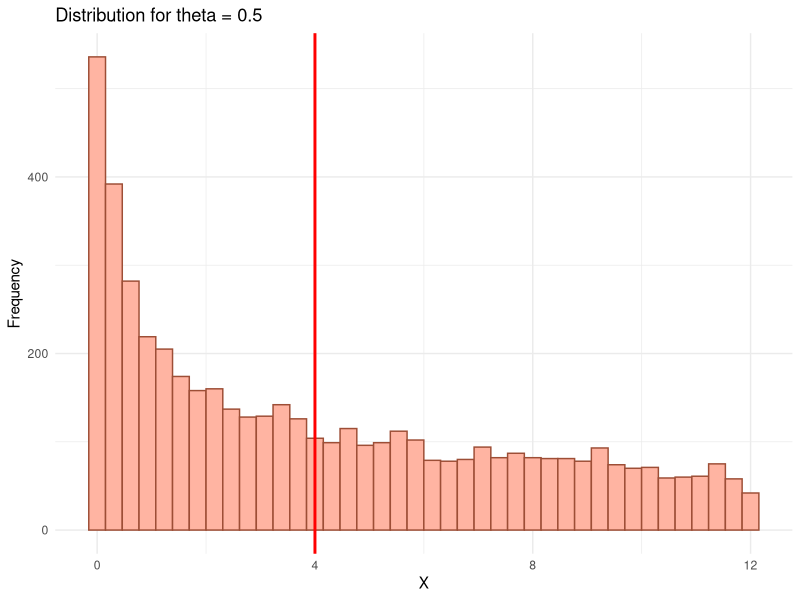
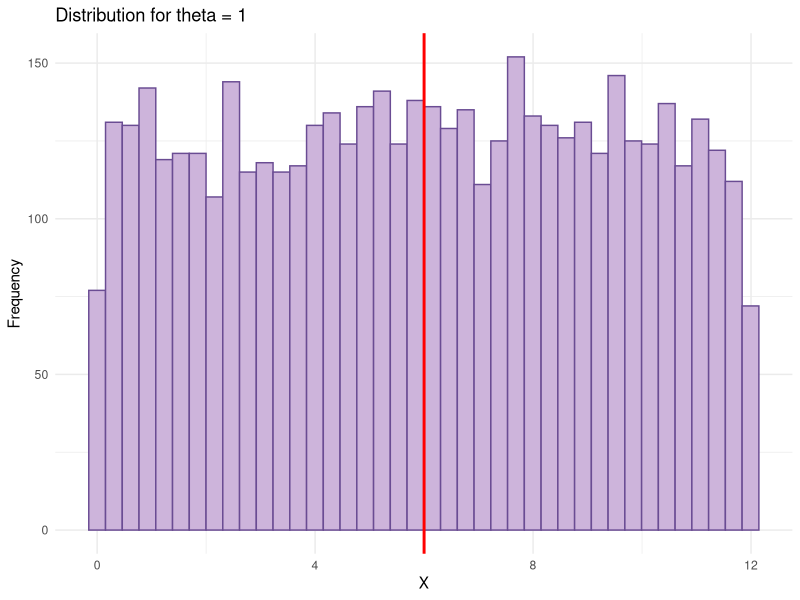
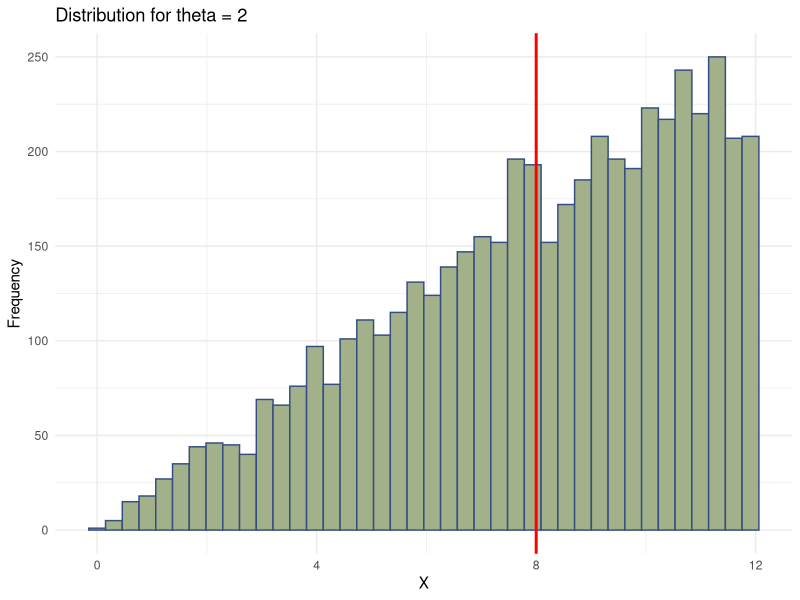
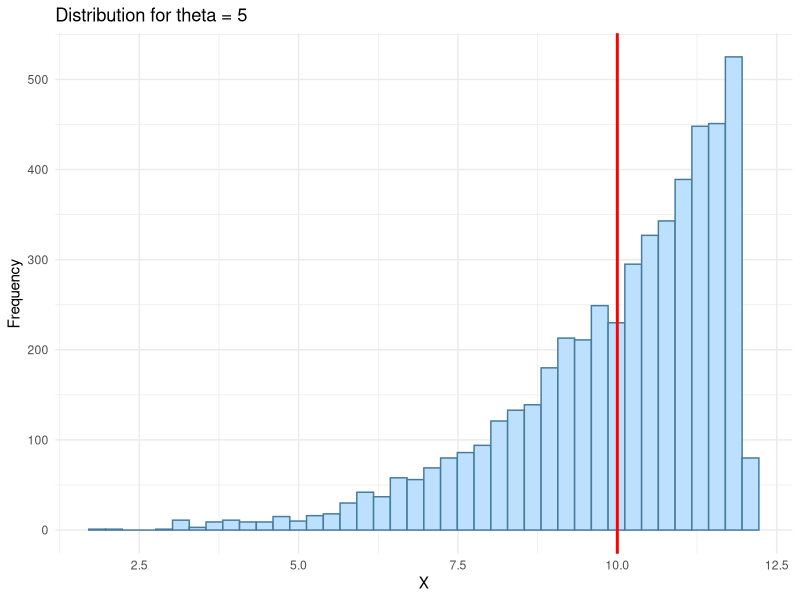
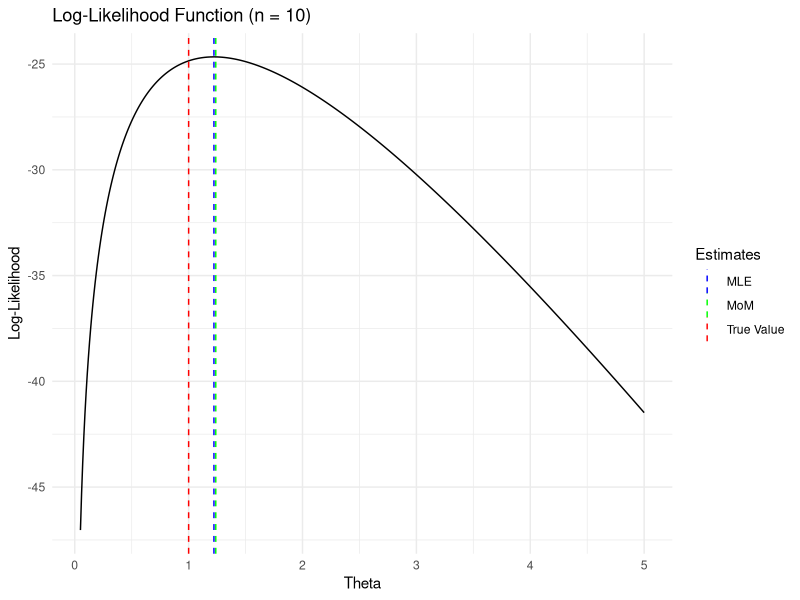
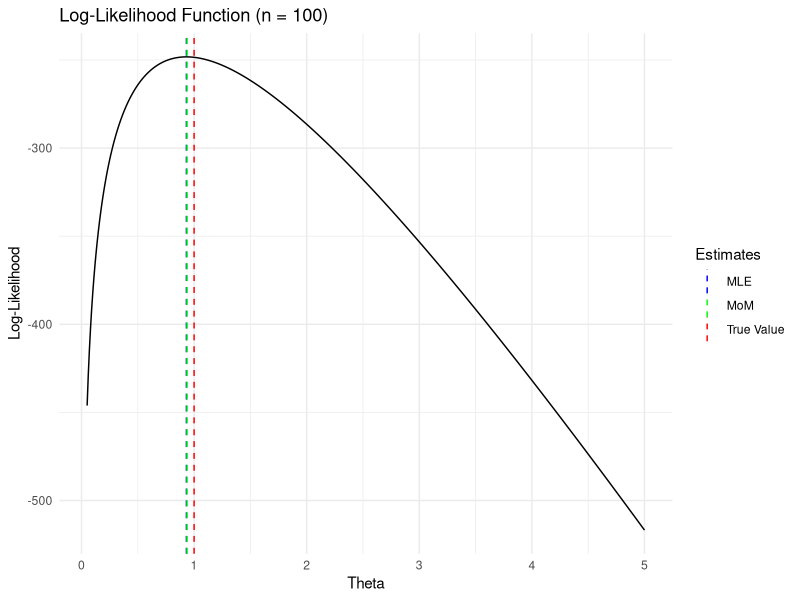
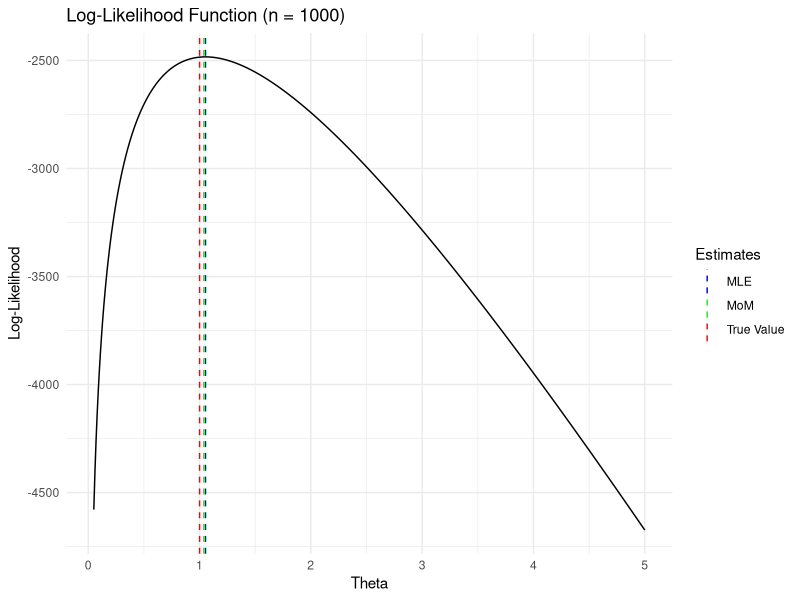

Recreate these plots in R, in order.
#Question 3.1
set.seed(48703186)
xmax <- sample(2:15, size = 1)
xmax

#Question 3.3
theta <- c(0.5, 1, 2, 5)
n <-  5000
samples <- list()
for( j in 1:length(theta)){
  U <- runif(n)
  x <- 12 * U^(1/theta[j]) #applying inverse cdf
  samples[[j]] <-  x
}
install.packages("ggplot2")
library(ggplot2)
expected_values <- 12*theta/ (theta+1)
expected_values

#histogram for theta = 0.5
ggplot(data.frame(x = samples[[1]]), aes(x = x)) +
  geom_histogram(bins = 40, fill = "#FFB4A2", color = "#9D4E36") +
  geom_vline(xintercept = 12*0.5/(0.5+1),
             color = "red", linewidth = 1) +
  labs(title = "Distribution for theta = 0.5",
       x = "X", y = "Frequency") +
  theme_minimal()
#the distribution is dense near 0 and decreases towards 12. It is right skewed.  

#histogram for theta = 1
ggplot(data.frame(x = samples[[2]]), aes(x = x)) +
  geom_histogram(bins = 40, fill = "#CDB4DB", color = "#6A4C93") +
  geom_vline(xintercept = 12*1/(1+1),
             color = "red", linewidth = 1) +
  labs(title = "Distribution for theta = 1",
       x = "X", y = "Frequency") +
  theme_minimal()
#the distribution is uniform throughout. The values are equal likely in the interval [0,12].

#histogram for theta = 2
ggplot(data.frame(x = samples[[3]]), aes(x = x)) +
  geom_histogram(bins = 40, fill = "#A3B18A", color = "#344E81") +
  geom_vline(xintercept = 12*2/(2+1),
             color = "red", linewidth = 1) +
  labs(title = "Distribution for theta = 2",
       x = "X", y = "Frequency") +
  theme_minimal()
#The distribution increases towards 12, with more observations near 12. Left Skewed.

#histogram for theta = 5
ggplot(data.frame(x = samples[[4]]), aes(x = x)) +
  geom_histogram(bins = 40, fill = "#BDE0FE", color = "#457B9D") +
  geom_vline(xintercept = 12*5/(5+1),
             color = "red", linewidth = 1) +
  labs(title = "Distribution for theta = 5",
       x = "X", y = "Frequency") +
  theme_minimal()
#Left skewed plot. strongly concentrated near 12 and very few observations near 0.

#Comment and Discussion
#The distribution changes with the value of θ. For θ = 0.5, observations are concentrated near zero, resulting in a right-skewed distribution. For θ = 1, the distribution becomes uniform. As θ increases to 2 and 5, observations become increasingly concentrated towards the upper limit (12). The theoretical expected value also increases with θ, moving from 4 to 10.

#Question 3.4
set.seed(48703186)
n <- 100
theta <-  1
U <- runif(n)
x <- 12 * U^(1/theta)
mle <- n / (n *log(12) - sum(log(x)))
mom <- mean(x) / (12 - mean(x))

mle
mom

#Both the mle and mom produces estimates closer to the true value of theta = 1. The MLE is 0.9318784 and MoM is 0.9371231. Both values are slightly lower than the true parameter value. The MoM estimator is a bit closer to the true value, however this single sample is insufficient to conclude that it is generally a better estimator.

#Question 3.5
set.seed(48703186)
theta <- 1
xmax <- 12
U <- runif(100)
x100 <- xmax * U^(1/theta)
U <- runif(10)
x10 <- xmax * U^(1/theta)
U <- runif(1000)
x1000 <- xmax * U^(1/theta)

mle10 <- 10/(10*log(xmax) - sum(log(x10)))
mle100 <- 100/(100*log(xmax) - sum(log(x100)))
mle1000 <- 1000/(1000*log(xmax) - sum(log(x1000)))

mom10 <- mean(x10)/(xmax - mean(x10))
mom100 <- mean(x100)/(xmax - mean(x100))
mom1000 <- mean(x1000)/(xmax - mean(x1000))

mle10
mom10

mle100
mom100

mle1000
mom1000

log_likelihood <- function(theta, x){
  n = length(x)
  n*log(theta) - n*theta*log(12) + (theta-1)*sum(log(x))
  
}

theta_values <- seq(0.05, 5, length.out = 500)

ll_values <- sapply(theta_values, log_likelihood, x = x10)

plot_data <- data.frame(theta = theta_values, loglik = ll_values)

ggplot(plot_data, aes(x = theta, y = loglik)) +
  geom_line() +
  geom_vline(aes(xintercept = mle10, color = "MLE"),
             linetype = "dashed") +
  geom_vline(aes(xintercept = mom10, color = "MoM"),
             linetype = "dashed") +
  geom_vline(aes(xintercept = 1, color = "True Value"),
             linetype = "dashed") +
  scale_color_manual(
    name = "Estimates",
    values = c("MLE" = "blue",
               "MoM" = "green",
               "True Value" = "red")
  ) +
  labs(title = "Log-Likelihood Function (n = 10)",
       x = "Theta",
       y = "Log-Likelihood") +
  theme_minimal() +
  theme(legend.position = "right")

theta_values <- seq(0.05, 5, length.out = 500)

ll_values <- sapply(theta_values, log_likelihood, x = x100)

plot_data <- data.frame(theta = theta_values, loglik = ll_values)

ggplot(plot_data, aes(x = theta, y = loglik)) +
  geom_line() +
  geom_vline(aes(xintercept = mle100, color = "MLE"),
             linetype = "dashed") +
  geom_vline(aes(xintercept = mom100, color = "MoM"),
             linetype = "dashed") +
  geom_vline(aes(xintercept = 1, color = "True Value"),
             linetype = "dashed") +
  scale_color_manual(
    name = "Estimates",
    values = c("MLE" = "blue",
               "MoM" = "green",
               "True Value" = "red")
  ) +
  labs(title = "Log-Likelihood Function (n = 100)",
       x = "Theta",
       y = "Log-Likelihood") +
  theme_minimal() +
  theme(legend.position = "right")

theta_values <- seq(0.05, 5, length.out = 500)

ll_values <- sapply(theta_values, log_likelihood, x = x1000)

plot_data <- data.frame(theta = theta_values, loglik = ll_values)

ggplot(plot_data, aes(x = theta, y = loglik)) +
  geom_line() +
  geom_vline(aes(xintercept = mle1000, color = "MLE"),
             linetype = "dashed") +
  geom_vline(aes(xintercept = mom1000, color = "MoM"),
             linetype = "dashed") +
  geom_vline(aes(xintercept = 1, color = "True Value"),
             linetype = "dashed") +
  scale_color_manual(
    name = "Estimates",
    values = c("MLE" = "blue",
               "MoM" = "green",
               "True Value" = "red")
  ) +
  labs(title = "Log-Likelihood Function (n = 1000)",
       x = "Theta",
       y = "Log-Likelihood") +
  theme_minimal() +
  theme(legend.position = "right")

#Discussion
#The result shows the effect of sample size on the MLE and mom. 
#for n = 10. both the estimators are greater than the true parameter value (1), although they are very close to each other. The shows that estimates obtained from smaller samples may deviate considerably from the true parameter value.
#For n = 100, both estimators are very close to the true parameter value (1). The difference between the two estimates is also smaller.
#For n = 1000, both estimators are very close to the true parameter value (1). The difference between the two estimates is also relatively small . Moreover the the estimates are larger than the true value now. 
#The log likelihood function curve becomes increasingly peaked as n increases. This shows that the likelihood is more dense around MLE, which shows a better precision in estimation.
#Overall both the MLE and MoM estimate better with increasing n. Also the MLE is always located at the maximum of log likelihood curve, whereas the MoM does not necessarily coincide with that maximum.

#Question 3.6
